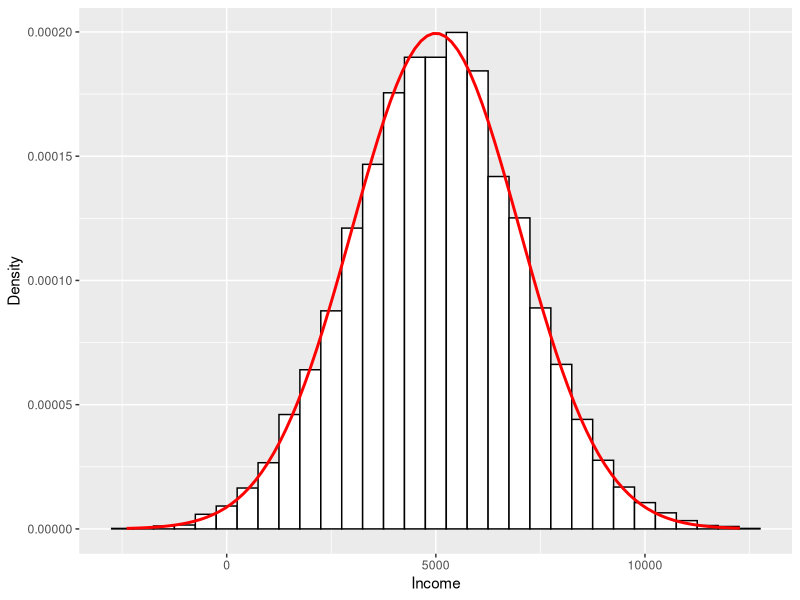
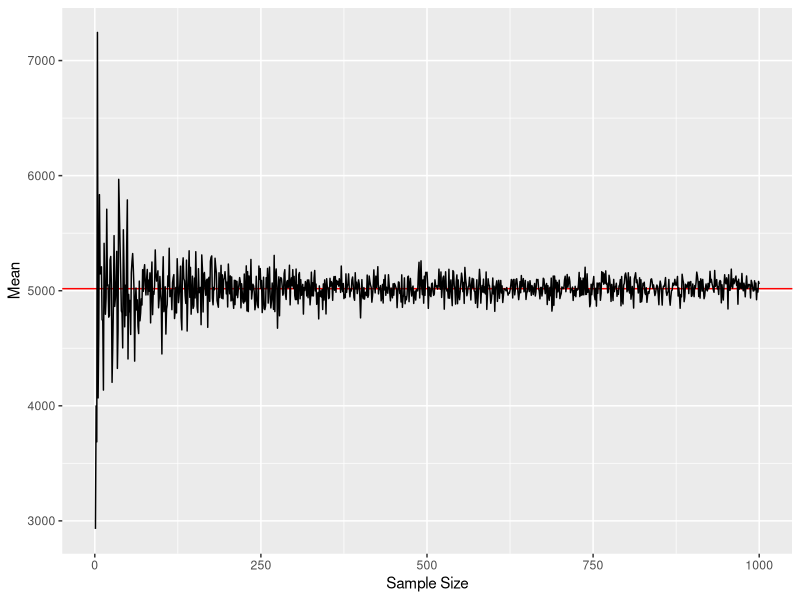
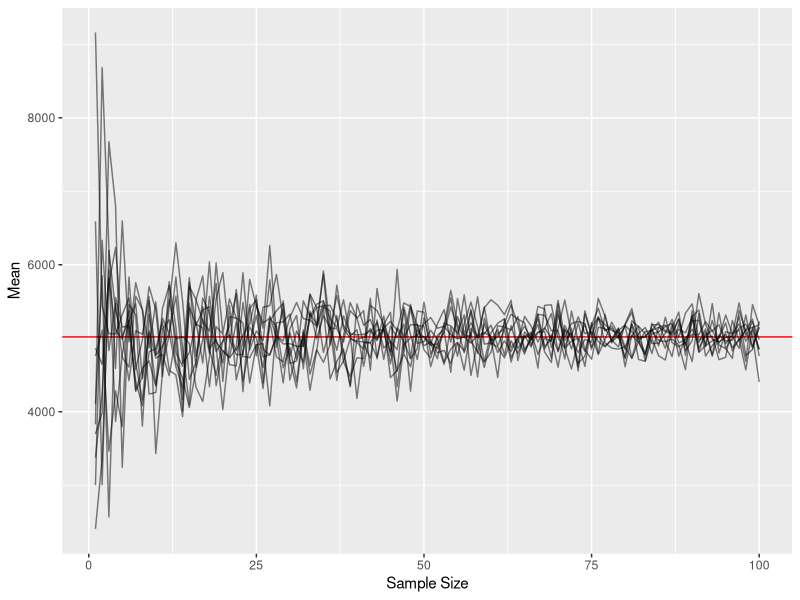

Generate these figures, in order, with R:
nauru.income <- round(rnorm(10210, mean = 5000, sd = 2000))
require(ggplot2)
plot1 <- ggplot(data = data.frame(nauru.income)) + geom_histogram(aes(x = nauru.income, y = ..density..),
                                   fill = "white", color = "black", binwidth = 500) +
  stat_function(fun = dnorm, args = list(mean = 5000, sd = 2000),
                color = "red", size = 1) +
  labs(x = "Income", y = "Density")
print(plot1)

result.df <- data.frame(n = NA, mean = NA) #まずは空のデータフレイムを作っとく
for(i in 1:1000){
  result.df[i, ] <- c(i,
                      mean(sample(nauru.income, i, replace = TRUE)))
}
head(result.df)

plot2 <- ggplot(data = result.df[]) + 
  geom_hline(yintercept = mean(result.df$mean), color = "red") +
  geom_line(aes(x = n, y = mean)) +
  labs(x = "Sample Size", y = "Mean")
print(plot2)

result.df2 <- data.frame(n = NA, 
                         mean1 = NA,
                         mean2 = NA,
                         mean3 = NA,
                         mean4 = NA,
                         mean5 = NA,
                         mean6 = NA,
                         mean7 = NA,
                         mean8 = NA,
                         mean9 = NA,
                         mean10 = NA) #まずは空のデータフレイムを作っとく
for(i in 1:1000){
  result.df2[i, ] <- c(i,
                      mean(sample(nauru.income, i, replace = TRUE)),
                      mean(sample(nauru.income, i, replace = TRUE)),
                      mean(sample(nauru.income, i, replace = TRUE)),
                      mean(sample(nauru.income, i, replace = TRUE)),
                      mean(sample(nauru.income, i, replace = TRUE)),
                      mean(sample(nauru.income, i, replace = TRUE)),
                      mean(sample(nauru.income, i, replace = TRUE)),
                      mean(sample(nauru.income, i, replace = TRUE)),
                      mean(sample(nauru.income, i, replace = TRUE)),
                      mean(sample(nauru.income, i, replace = TRUE)))
}
head(result.df)

plot3 <- ggplot(data = result.df2[1:100,]) + 
  geom_hline(yintercept = mean(result.df$mean), color = "red") +
  geom_line(aes(x = n, y = mean1), alpha = 0.5) +
  geom_line(aes(x = n, y = mean2), alpha = 0.5) +
  geom_line(aes(x = n, y = mean3), alpha = 0.5) +
  geom_line(aes(x = n, y = mean4), alpha = 0.5) +
  geom_line(aes(x = n, y = mean5), alpha = 0.5) +
  geom_line(aes(x = n, y = mean6), alpha = 0.5) +
  geom_line(aes(x = n, y = mean7), alpha = 0.5) +
  geom_line(aes(x = n, y = mean8), alpha = 0.5) +
  geom_line(aes(x = n, y = mean9), alpha = 0.5) +
  geom_line(aes(x = n, y = mean10), alpha = 0.5) +
  labs(x = "Sample Size", y = "Mean")
print(plot3)